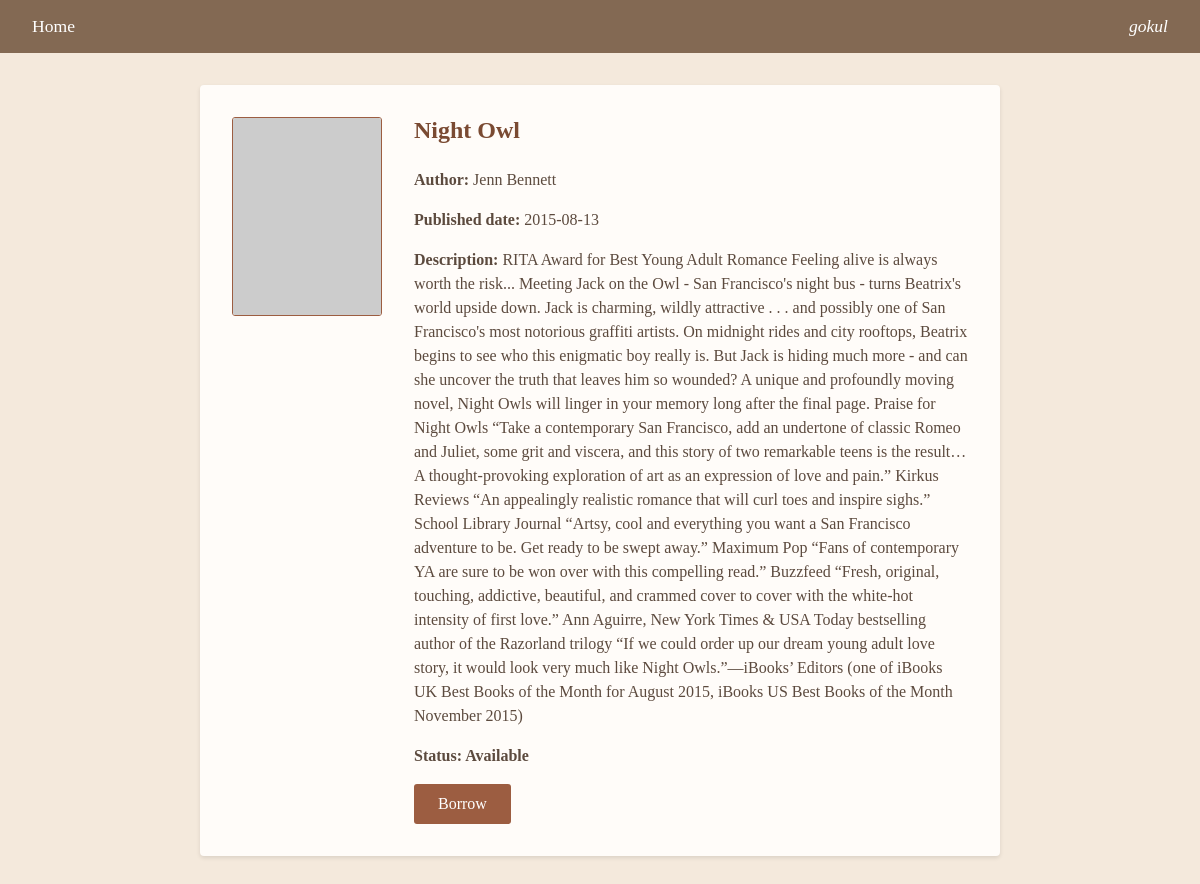
/Night Owl (signed in), run on the app's committed database.
### tables this page shows
CREATE TABLE user (
            Userid INTEGER(25) NOT NULL PRIMARY KEY,
            First_Name CHAR(25) NOT NULL,
            Last_Name CHAR(25),
            Status INTEGER(25),
            Email VARCHAR(255),
            Password VARCHAR(255) NOT NULL
            );

CREATE TABLE book (
            Bookid VARCHAR(255) NOT NULL PRIMARY KEY,
            Title CHAR(25) NOT NULL,
            Author CHAR(25),
            Status INTEGER(25),
            Description TEXT,
            Date TEXT,
            Img TEXT,
            Fine INT
            );

### main.py (the view, shortened to what this page needs)
@app.route("/<bookname>",methods=['GET', 'POST'])
def bookpage(bookname):
    print(bookname)
    data=table.fetchdata(bookname=bookname)
    name=table.findname()
    try:
        data=list(data)
        name=list(name)
    except:
        pass
    print(data)
    if data:
        form = Borrow()
        f2=Return()
        check=table.Signedin()
        if check:
            fin=table.checkusid()
            if fin:
                return render_template("book.html",data=data,name=name[0],form1=f2)
            return render_template("book.html",data=data,form=form,name=name[0])
        else:
            return render_template("book.html",data=data,form=form)
    else:
        return render_template('booknotfound.html')

### forms.py
class Borrow(FlaskForm):
    borrow = SubmitField('Borrow')

class Return(FlaskForm):
    rturn = SubmitField('Return')

### tableaction.py (called while the page is built)
    @contextmanager
    def _get_connection(self):
        conn = None
        try:
            conn = sqlite3.connect('mydatabase.db', timeout=10)
            conn.execute("PRAGMA busy_timeout = 5000")  # 5 second timeout
            yield conn
        except sqlite3.Error as e:
            print(f"Database error: {e}")
            raise
        finally:
            if conn:
                conn.close()

    def fetchdata(self,bookname:str):
       with self._get_connection() as conn:
            cursor = conn.cursor()
            cursor.execute("""
            SELECT * FROM book
            WHERE Title = ?
            """, (bookname,))
            row = cursor.fetchone()
            conn.close()
            if row:
                self.bid=row[0]
                print(self.bid)
                return row
            else:
                return False

    def findname(self):
        with self._get_connection() as conn:
            cursor = conn.cursor()
            cursor.execute("""
                SELECT First_Name FROM user
                WHERE Userid = ?
                """, (self.i,))
            name = cursor.fetchone()
            return name

    def Signedin(self):
        return self.signedin

    def checkusid(self):
         with self._get_connection() as conn:
            cursor = conn.cursor()
            cursor.execute("""
                SELECT 1
                FROM borrow
                WHERE UserID = ? AND BookID = ?
            """, (self.i, self.bid))
            return cursor.fetchone()

### templates/book.html (shortened to what this page needs)
<!DOCTYPE html>
<html lang="en">
<head>
</head>
<body>
    <nav>
        <a href="{{ url_for('home') }}" class="home-link">Home</a>
        <div class="auth-links">
            {% if name %}
            <a href="{{url_for('profile',username=name)}}" class="welcome-text">{{name}}</a>
            {% else %}
                <a href="{{ url_for('signup') }}">Sign Up</a>
                <a href="{{ url_for('signin') }}">Sign In</a>
            {% endif %}
        </div>
    </nav>
    <div class="book-container">
        <div class="book-cover">
            <img
                src={{data[6]}}
                alt="{{ data[1] }} Cover"
                onerror="this.onerror=null; this.src='https://via.placeholder.com/150x200?text=No+Cover';"
            >
        </div>
        <div class="book-details">
            <h1 class="book-title">{{ data[1] }}</h1>
            <p><strong>Author:</strong> {{ data[2] }}</p>
            <p><strong>Published date:</strong> {{ data[5] }}</p>
            <p><strong>Description:</strong> {{ data[4] }}</p>
            {% if form1 %}
                <form method="POST">
                    {{ form1.hidden_tag() }}
                    {{ form1.rturn(class="btn btn-primary") }}
                </form>
            {% else %}
                {% if data[3]==0 %}
                <p class="status-available">Status: Available</p>
                <form method="POST">
                    {{ form.borrow(class="btn btn-primary") }}
                </form>
                {% else %}
                    <p>Status:unavailable</p>
                {% endif %}
            {% endif %}
        </div>
    </div>
</body>
</html>

### templates/book.html (style rules this page uses)
* { margin: 0; padding: 0; box-sizing: border-box; font-family: 'Georgia', serif; }
body { background-color: #F4E9DC; min-height: 100vh; }
nav { background-color: #836953; padding: 1rem 2rem; display: flex; justify-content: space-between; align-items: center; }
.home-link { color: #FFFFFF; text-decoration: none; font-size: 1.1rem; transition: color 0.3s ease; }
.auth-links { display: flex; gap: 2rem; align-items: center; }
.auth-links a { color: #FFFFFF; text-decoration: none; font-size: 1.1rem; transition: color 0.3s ease; }
.welcome-text { color: #E8D0B7; font-size: 1.1rem; font-style: italic; }
.book-container { max-width: 800px; margin: 2rem auto; padding: 2rem; background-color: #FFFCF9; border-radius: 4px; box-shadow: 0 2px 4px rgba(0,0,0,0.1); display: flex; gap: 2rem; }
.book-cover img { width: 150px; height: auto; border: 1px solid #9C5D41; border-radius: 3px; }
.book-details { flex: 1; }
.book-details p { margin-bottom: 1rem; color: #5C4A3E; line-height: 1.5; }
.book-title { font-size: 1.5rem; font-weight: bold; color: #7A4A32; margin-bottom: 1.5rem; }
.btn-primary { background-color: #9C5D41; color: white; padding: 0.7rem 1.5rem; border: none; border-radius: 3px; cursor: pointer; font-size: 1rem; transition: background-color 0.3s ease; }
.status-available { color: #2E8B57; font-weight: bold; }

### data on the page
user: First_Name "gokul"
book: Title "Night Owl", Author "Jenn Bennett", Date "2015-08-13", Description "RITA Award for Best Young Adult Romance Feeling alive is always worth the risk... Meeting Jack on the Owl - San Francisco's night bus - turns Beatrix's world upside down. Jack is charming, wildly attractive . . . and possibly one of San Francisco's most notorious graffiti artists. On midnight rides and city rooftops, Beatrix begins to see who this enigmatic boy really is. But Jack is hiding much more - and can she uncover the truth that leaves him so wounded? A unique and profoundly moving novel, Night Owls will linger in your memory long after the final page. Praise for Night Owls “Take a contemporary San Francisco, add an undertone of classic Romeo and Juliet, some grit and viscera, and…"
